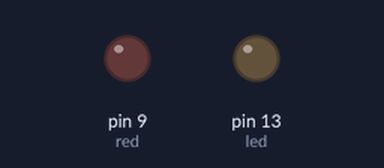
A sketch run on a simulated Arduino Uno, built with avr-gcc and run on an emulated ATmega328P. Parts: output pins drawn as LEDs (lit = HIGH). No radio packets arrive unless stated.

Above: at 0.03 s.
At 1.0 s:
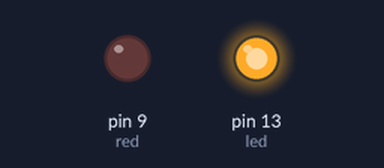
At 3.1 s:
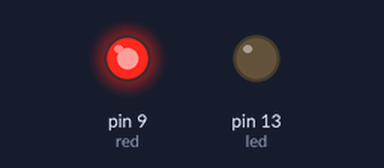
Timing chart, 0 to 5.4 s (numbered marks = the images above):
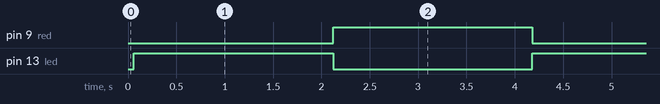

Measured:
- by itself, pin 9 (red), pin 13 (led): alternates HIGH for 2.1 s and LOW for 2.1 s

The sketch:

OPEN_CLP_TRANSMISSOR_02.ino
```cpp
#include <Arduino.h>

//simple Tx on pin D12
//Written By : Mohannad Rawashdeh
// 3:00pm , 13/6/2013
//http://www.genotronex.com/
//..................................
#include <VirtualWire.h>

int led = 13;
int red = 9;
int t = 1000;

void setup() {
  pinMode(led, OUTPUT);
  pinMode(red, OUTPUT);

  vw_set_ptt_inverted(true);
  vw_set_tx_pin(11);
  vw_setup(2000);// speed of data transfer Kbps
}
void loop()
{
 char * msg = "1" ;
  vw_send((uint8_t *)msg, strlen(msg));
  vw_wait_tx(); // Wait until the whole message is gone
  digitalWrite(led, 1);
  digitalWrite(red, 0);
  delay(2 * t);
  msg = "0" ;
  vw_send((uint8_t *)msg, strlen(msg));
  vw_wait_tx(); // Wait until the whole message is gone
  digitalWrite(13, 0);
  digitalWrite(red, 1);
  delay(2 * t);
}
```
